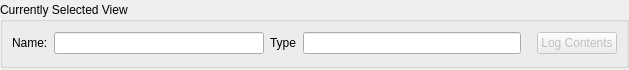
<?xml version="1.0" encoding="UTF-8"?>
<ui version="4.0">
 <class>LogViewContentWindow</class>
 <widget class="QMainWindow" name="LogViewContentWindow">
  <property name="geometry">
   <rect>
    <x>0</x>
    <y>0</y>
    <width>629</width>
    <height>70</height>
   </rect>
  </property>
  <property name="focusPolicy">
   <enum>Qt::NoFocus</enum>
  </property>
  <property name="windowTitle">
   <string>Log View Contents</string>
  </property>
  <widget class="QWidget" name="centralwidget">
   <layout class="QGridLayout" name="gridLayout">
    <property name="leftMargin">
     <number>0</number>
    </property>
    <property name="topMargin">
     <number>2</number>
    </property>
    <property name="rightMargin">
     <number>0</number>
    </property>
    <property name="bottomMargin">
     <number>2</number>
    </property>
    <item row="0" column="0">
     <widget class="QGroupBox" name="groupBox">
      <property name="title">
       <string>Currently Selected View</string>
      </property>
      <layout class="QGridLayout" name="gridLayout_2">
       <item row="0" column="0">
        <layout class="QHBoxLayout" name="horizontalLayout_4">
         <item>
          <layout class="QHBoxLayout" name="horizontalLayout_3">
           <item>
            <widget class="QLabel" name="nameLabel">
             <property name="text">
              <string>Name:</string>
             </property>
            </widget>
           </item>
           <item>
            <widget class="QLineEdit" name="nameTextBox"/>
           </item>
          </layout>
         </item>
         <item>
          <layout class="QHBoxLayout" name="horizontalLayout_2">
           <item>
            <widget class="QLabel" name="typeLabel">
             <property name="text">
              <string>Type</string>
             </property>
            </widget>
           </item>
           <item>
            <widget class="QLineEdit" name="typeTextBox"/>
           </item>
          </layout>
         </item>
         <item>
          <layout class="QHBoxLayout" name="horizontalLayout">
           <item>
            <spacer name="horizontalSpacer">
             <property name="orientation">
              <enum>Qt::Horizontal</enum>
             </property>
             <property name="sizeType">
              <enum>QSizePolicy::Fixed</enum>
             </property>
             <property name="sizeHint" stdset="0">
              <size>
               <width>10</width>
               <height>20</height>
              </size>
             </property>
            </spacer>
           </item>
           <item>
            <widget class="QPushButton" name="logViewsBtn">
             <property name="enabled">
              <bool>false</bool>
             </property>
             <property name="text">
              <string>Log Contents</string>
             </property>
            </widget>
           </item>
          </layout>
         </item>
        </layout>
       </item>
      </layout>
      <zorder>logViewsBtn</zorder>
      <zorder>horizontalSpacer</zorder>
      <zorder>logViewsBtn</zorder>
      <zorder>typeLabel</zorder>
      <zorder>typeTextBox</zorder>
      <zorder>layoutWidget</zorder>
      <zorder>nameTextBox</zorder>
      <zorder>nameLabel</zorder>
     </widget>
    </item>
   </layout>
  </widget>
 </widget>
 <resources/>
 <connections/>
</ui>
